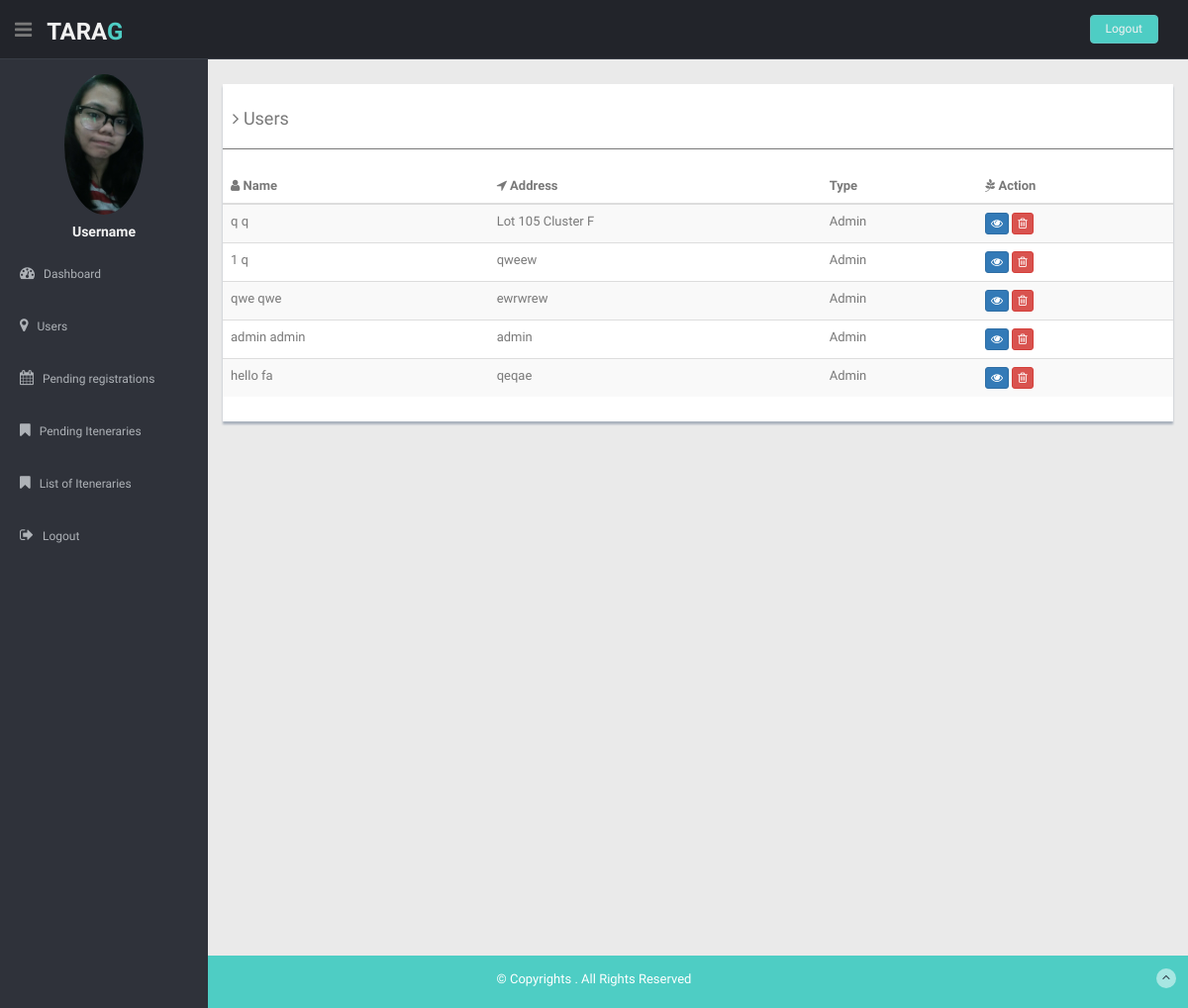
Page /index.php/user/admin/viewUsers (signed in) on the committed database.
### tables this page shows
CREATE TABLE `users` (
  `user_id` int(11) NOT NULL AUTO_INCREMENT,
  `username` varchar(255) DEFAULT NULL,
  `password` varchar(255) DEFAULT NULL,
  `type` int(4) DEFAULT NULL,
  `created_date` date DEFAULT NULL,
  `profile_fk` int(11) DEFAULT NULL,
  `isApproved` tinyint(1) DEFAULT NULL,
  PRIMARY KEY (`user_id`),
  KEY `profile` (`profile_fk`),
  CONSTRAINT `profile` FOREIGN KEY (`profile_fk`) REFERENCES `profile` (`profile_id`) ON DELETE CASCADE
);

CREATE TABLE `profile` (
  `profile_id` int(11) NOT NULL AUTO_INCREMENT,
  `first_name` varchar(255) DEFAULT NULL,
  `middle_name` varchar(255) DEFAULT NULL,
  `last_name` varchar(255) DEFAULT NULL,
  `gender` int(11) DEFAULT NULL,
  `address` varchar(255) DEFAULT NULL,
  `email` varchar(255) DEFAULT NULL,
  `birth_date` date DEFAULT NULL,
  `photo` varchar(255) DEFAULT NULL,
  `contact` varchar(255) DEFAULT NULL,
  `documents` varchar(255) DEFAULT NULL,
  PRIMARY KEY (`profile_id`)
);

### application/controllers/user/Admin.php (called while the page is built, shortened)
<?php
class Admin extends CI_Controller {
	public function __construct()
	{
		$this->load->helper('form');
        $this->load->helper('url');
	}
	public function viewUsers(){
		$this->load->database();
		$this->db->select('*');
		$this->db->from('users');
		$this->db->join('profile', 'profile.profile_id = users.profile_fk');
		$data['users'] = $this->db->get()->result_array();
		$this->load->view('viewUsers',$data);
	}
}

### index.php (called while the page is built, shortened)
<?php
require_once BASEPATH.'core/CodeIgniter.php';

### application/views/viewUsers.php (the view, shortened to what this page needs)
<?php include 'includes/header.php'; ?>
<body>
  <section id="container">
    <?php include 'includes/nav.php' ?>
    <?php include 'includes/admin_sidebar.php' ?>
     <section id="main-content">
      <section class="wrapper site-min-height">
        <div class="row mt">
          <div class="col-md-12">
            <div class="content-panel">
              <table class="table table-striped table-advance table-hover">
                <h4><i class="fa fa-angle-right"></i> Users</h4>
                <hr>
                <thead>
                  <tr>
                    <th><i class="fa fa-user"></i> Name</th>
                    <th class="hidden-phone"><i class="fa fa-location-arrow"></i> Address</th>
                    <th>Type</th>
                    <th><i class=" fa fa-pagelines"></i> Action</th>
                  </tr>
                </thead>
                <tbody>
                  <?php
                    $typeEnum = array("Admin", "Tour Guide", "Tourist");
                    foreach ($users as $key => $value){
                        if($_SESSION['id'] != $value['user_id'])
                          echo '<tr>
                              <td>'.$value['first_name'].' '.$value['last_name'].'</td>
                              <td>'.$value['address'].'</td>
                              <td>'.$typeEnum[$value['type'] -1].'</td>
                              <td>
                                <a href="'.base_url().'user/admin/viewUser?id='.$value['user_id'].'" title="View"><button class="btn btn-primary btn-xs"><i class="fa fa-eye"></i></button></a>
                                <a href=# data-href="'.base_url().'user/admin/delete?id='.$value['user_id'].'" data-toggle="modal" data-target="#confirm" title="Delete"><button class="btn btn-danger btn-xs"><i class="fa fa-trash-o "></i></button></a>
                              </td>
                          </tr>';
                    }
                   ?>
                </tbody>
              </table>
            </div>
          </div>
        </div>
      </section>
    </section>
  <?php include 'includes/footer.php' ?>

### application/views/includes/header.php (shortened to what this page needs)
<!DOCTYPE html>
<html>
<head>
  <link href="<?php echo base_url(); ?>lib/bootstrap/css/bootstrap.min.css" rel="stylesheet">
  <link href="<?php echo base_url(); ?>lib/font-awesome/css/font-awesome.css" rel="stylesheet" />
  <link rel="stylesheet" type="text/css" href="<?php echo base_url(); ?>css/zabuto_calendar.css">
  <link rel="stylesheet" type="text/css" href="<?php echo base_url(); ?>css/zabuto_calendar.css">
  <link rel="stylesheet" type="text/css" href="<?php echo base_url(); ?>lib/bootstrap-datepicker/css/datepicker.css">
  <link rel="stylesheet" type="text/css" href="<?php echo base_url(); ?>lib/gritter/css/jquery.gritter.css" />
  <link href="<?php echo base_url(); ?>css/style.css" rel="stylesheet">
  <link href="<?php echo base_url(); ?>css/padding.css" rel="stylesheet">
  <link href="<?php echo base_url(); ?>css/style-responsive.css" rel="stylesheet">
  <link href="<?php echo base_url(); ?>lib/bootstrapValidator.min.css" rel="stylesheet">
</head>

### application/views/includes/nav.php (shortened to what this page needs)
<header class="header black-bg">
      <div class="sidebar-toggle-box">
        <div class="fa fa-bars tooltips" data-placement="right" data-original-title="Toggle Navigation"></div>
      </div>
      <a href="index.html" class="logo"><b>TARA<span>G</span></b></a>
      <div class="top-menu">
        <ul class="nav pull-right top-menu">
          <li><a class="logout" href="<?= base_url()?>user/usercontroller/logout">Logout</a></li>
        </ul>
      </div>
    </header>

### application/views/includes/admin_sidebar.php
<aside>
  <div id="sidebar" class="nav-collapse ">
    <ul class="sidebar-menu" id="nav-accordion">
      <p class="centered"><a href="profile.html"><img src="<?php echo base_url(); ?>img/<?= $_SESSION['photo']?>" class="img-circle" width="80"></a></p>
      <h5 class="centered">Username</h5>
      <li>
        <a href="google_maps.html">
          <i class="fa fa-dashboard"></i>
          <span>Dashboard</span>
          </a>
      </li>
      <li>
        <a href="<?=base_url()?>user/admin/viewUsers">
          <i class="fa fa-map-marker"></i>
          <span>Users</span>
          </a>
      </li>
      <li>
        <a href="<?=base_url()?>user/admin/pendingRegistrations">
          <i class="fa fa-calendar"></i>
          <span>Pending registrations</span>
          </a>
      </li>
      <li>
        <a href="google_maps.html">
          <i class="fa fa-bookmark"></i>
          <span>Pending Iteneraries</span>
          </a>
      </li>
      <li>
        <a href="google_maps.html">
          <i class="fa fa-bookmark"></i>
          <span>List of Iteneraries</span>
          </a>
      </li>
      <li>
        <a href="<?= base_url()?>user/usercontroller/logout">
          <i class="fa fa-sign-out"></i>
          <span>Logout</span>
          </a>
      </li>
    </ul>
  </div>
</aside>

### application/views/includes/footer.php (shortened to what this page needs)
<footer class="site-footer">
  <div class="text-center">
    <p>
      &copy; Copyrights <strong></strong>. All Rights Reserved
    </p>
    <a href="index.html#" class="go-top">
      <i class="fa fa-angle-up"></i>
      </a>
  </div>
</footer>
</section>
</body>
</html>

### css/style.css (style rules this page uses)
body { color: #797979; background: #eaeaea; font-family: 'Ruda', sans-serif; padding: 0px !important; margin: 0px !important; font-size:13px; }
ul li { list-style: none; }
a, a:hover, a:focus { text-decoration: none; outline: none; }
#container { width: 100%; height: 100%; }
hr { margin-top: 20px; margin-bottom: 20px; border: 0; border-top: 1px solid #797979; }
.centered { text-align: center; }
.mt { margin-top: 25px; }
ul.top-menu > li > .logout { color: #f2f2f2; font-size: 12px; border-radius: 4px; -webkit-border-radius: 4px; border: 1px solid #64c3c2 !important; padding: 5px 15px; margin-right: 15px; background: #4ECDC4; margin-top: 15px; }
#sidebar { width: 210px; height: 100%; position: fixed; background: #2f323a; }
#sidebar h5 { color: #f2f2f2; font-weight: 700; }
#sidebar ul li { position: relative; }
ul.sidebar-menu , ul.sidebar-menu li ul.sub { margin: -2px 0 0; padding: 0; }
ul.sidebar-menu { margin-top: 75px; }
ul.sidebar-menu li { margin-bottom: 5px; margin-left:10px; margin-right:10px; }
ul.sidebar-menu li a span { display: inline-block; }
ul.sidebar-menu li a { color: #aeb2b7; text-decoration: none; display: block; padding: 15px 0 15px 10px; font-size: 12px; outline: none; -webkit-transition: all 0.3s ease; -moz-transition: all 0.3s ease; -o-transition: all 0.3s ease; -ms-transition: all 0.3s ease; transition: all 0.3s ease; }
ul.sidebar-menu li a i { font-size: 15px; padding-right: 6px; }
#main-content { margin-left: 210px; }
.header, .footer { min-height: 60px; padding: 0 15px; }
.header { position: fixed; left: 0; right: 0; z-index: 1002; }
.black-bg { background: #22242a; border-bottom: 1px solid #393d46; }
.wrapper { display: inline-block; margin-top: 60px; padding-left: 15px; padding-right: 15px; padding-bottom: 15px; padding-top: 0px; width: 100%; }
a.logo { font-size: 24px; color: #f2f2f2; float: left; margin-top: 15px; text-transform: uppercase; }
a.logo b { font-weight: 900; }
a.logo span { color: #4ECDC4; }
#top_menu .nav > li, ul.top-menu > li { float: left; }
ul.top-menu > li > a { color: #666666; font-size: 16px; border-radius: 4px; -webkit-border-radius: 4px; border:1px solid #666666 !important; padding: 2px 6px; margin-right: 15px; }
.sidebar-toggle-box { float: left; padding-right: 15px; margin-top: 20px; }
.sidebar-toggle-box .fa-bars { cursor: pointer; display: inline-block; font-size: 20px; }
.content-panel { background: #ffffff; box-shadow: 0px 3px 2px #aab2bd; padding-top: 15px; padding-bottom: 5px; }
.content-panel h4 { margin-left: 10px; }
.site-footer { background: #4ECDC4; color: #fff; padding: 15px 0; }
.site-footer p { margin-bottom: 5px; }
.go-top { margin-right: 1%; margin-top: -25px; float: right; background: rgba(255,255,255,.5); width: 20px; height: 20px; border-radius: 50%; -webkit-border-radius: 50%; }
.go-top i { color: #2A3542; }
.site-min-height { min-height: 900px; }

### rows in the picture
users: profile_fk.first_name "q", profile_fk.last_name "q", profile_fk.address "Lot 105 Cluster F", type "Admin"
users: profile_fk.first_name "1", profile_fk.last_name "q", profile_fk.address "qweew", type "Admin"
users: profile_fk.first_name "qwe", profile_fk.last_name "qwe", profile_fk.address "ewrwrew", type "Admin"
users: profile_fk.first_name "admin", profile_fk.last_name "admin", profile_fk.address "admin", type "Admin"
users: profile_fk.first_name "hello", profile_fk.last_name "fa", profile_fk.address "qeqae", type "Admin"
